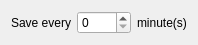
<?xml version="1.0" encoding="UTF-8"?>
<ui version="4.0">
 <class>Options</class>
 <widget class="QDialog" name="Options">
  <property name="geometry">
   <rect>
    <x>0</x>
    <y>0</y>
    <width>181</width>
    <height>40</height>
   </rect>
  </property>
  <property name="windowTitle">
   <string>Options</string>
  </property>
  <layout class="QGridLayout" name="gridLayout">
   <item row="0" column="0">
    <layout class="QHBoxLayout" name="horizontalLayout">
     <item>
      <widget class="QLabel" name="label">
       <property name="text">
        <string>Save every</string>
       </property>
      </widget>
     </item>
     <item>
      <widget class="QSpinBox" name="spinBox_SaveMinutes">
       <property name="maximum">
        <number>9999</number>
       </property>
      </widget>
     </item>
     <item>
      <widget class="QLabel" name="label_2">
       <property name="text">
        <string>minute(s)</string>
       </property>
      </widget>
     </item>
    </layout>
   </item>
  </layout>
 </widget>
 <resources/>
 <connections/>
</ui>
